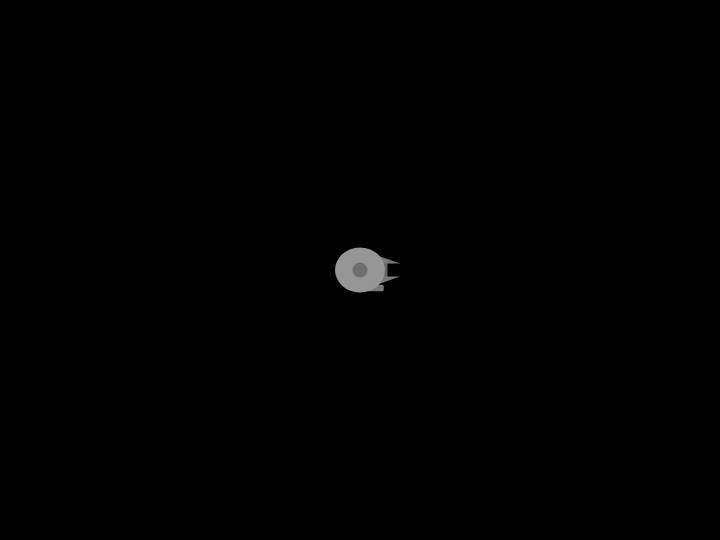
Frame 1 (no input)
Frame 60 (no input): identical to frame 1, image omitted
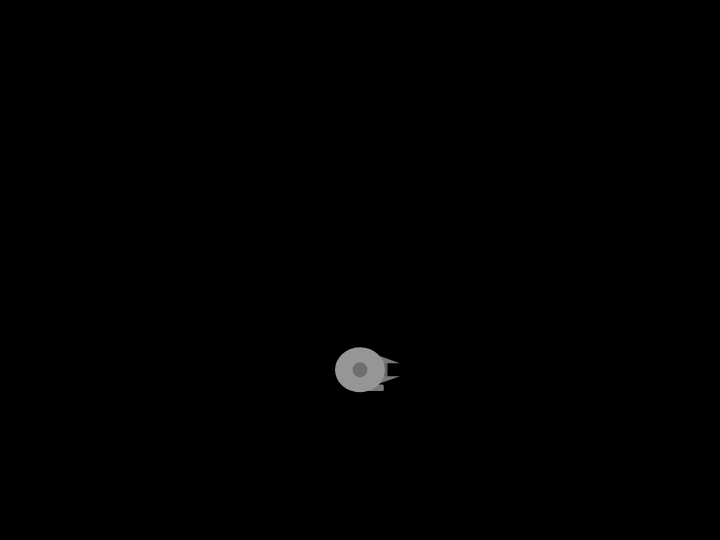
Frame 120 (the mouse pressed at the canvas centre since frame 60)

The p5.js sketch that drew these frames (run headless with seeded random() and noise() and a simulated clock; from frame 60 on, the mouse is pressed at the canvas centre):

// p5.js sketch
// ── sketch.js
var canvasWidth = 720;
var canvasHeight = 540;
var canvas;

class Orb{
  constructor(){
    this.x = canvasWidth/2;
    this.y = canvasHeight/2;
    this.size = 30;
    this.red = 255;
    this.green = 0;
    this.blue = 0;
    this.alpha = 255;
  }
  setPos(x, y){
    this.x = x;
    this.y = y;
  }
  setSize(size){
    this.size = size;
  }
  setColor(red, green, blue, alpha){
    this.red = red;
    this.green = green;
    this.blue = blue;
    this.alpha = alpha;
  }
  show(){
    for (let i = 0; i <= 50; i++){
      noStroke();
      ellipseMode(CENTER);
      fill(i*5 + this.red, i*5 + this.green, i*5 + this.blue, this.alpha - 255 + i*2);
      ellipse(this.x, this.y, this.size - i/2, this.size - i/2);
    }
  }
}

var player;
var angleSpeed = 0;
var angleFacing = 0;

function setup() {
  angleMode(RADIANS);
  canvas = createCanvas(canvasWidth, canvasHeight);
  canvas.position((windowWidth - canvasWidth)/2, (windowHeight - canvasHeight)/2);
  player = new Player();
}

function draw() {
  background(0, 0, 0, 255);
  if (keyIsDown(LEFT_ARROW)){
    angleSpeed = approach(angleSpeed, -0.3, 0.1);
  }
  else if (keyIsDown(RIGHT_ARROW)){
    angleSpeed = approach(angleSpeed, 0.3, 0.1);
  }
  else{
    angleSpeed = approach(angleSpeed, 0, 0.3);
  }
  if (keyIsDown(32)){
    player.go(20);
  }
  //player.moveTo(mouseX, mouseY, 1);
  angleFacing += angleSpeed;
  player.turn(angleFacing);
  player.show();
}

function approach(current, target, speed){
  var change;
  var updated = current;
  var error = target - current;
  change = error*speed;
  updated += change;
  return updated;
}

function facePoint(x, y, action) {
  var angle = atan2((mouseY - y), (mouseX - x));
  push();
  translate(x, y);
  rotate(angle);
  action();
  pop();
}

function drawPlayer(){
  rectMode(CENTER);
  ellipseMode(CENTER);
  scale(0.5);
  noStroke();
  fill(120, 120, 120, 255);
  rect(30, 36, 35, 13, 3, 3);
  fill(100, 100, 100, 255);
  rect(40, 0, 30, 40);
  fill(120, 120, 120, 255);
  triangle(-10, 13, -10, 45, 80, 13);
  triangle(-10, -13, -10, -45, 80, -13);
  fill(150, 150, 150, 255);
  ellipse(0, 0, 100, 90);
  fill(110, 110, 110, 255);
  ellipse(0, 0, 30, 30);
}

function keyTyped(){
  return key;
}
function keyPressed(){
  return keyCode;
}

function mousePressed(){
  player.boostSide(1, 10);
}

function windowResized(){
  canvas = createCanvas(canvasWidth, canvasHeight);
  canvas.position((windowWidth - canvasWidth)/2, (windowHeight - canvasHeight)/2);
}


// ── player.js
class Player{
  constructor(){
    this.x = canvasWidth/2;
    this.y = canvasHeight/2;
    this.pos = createVector(this.x, this.y);
    this.vel = createVector(0, 0);
    this.angle = 0;
  }
  setPos(x, y){
    this.x = x;
    this.y = y;
  }
  moveX(target, speed){
    var speedVal = 0.1*speed;
    this.x = approach(this.x, target, speedVal);
  }
  moveY(target, speed){
    var speedVal = 0.1*speed;
    this.y = approach(this.y, target, speedVal);
  }
  moveTo(targetX, targetY, speed){
    this.moveX(targetX, speed);
    this.moveY(targetY, speed);
  }
  boost(dir, speed){
    var force = p5.Vector.fromAngle(this.angle*dir);
    force.mult(speed*dir);
    this.vel.add(force);
  }
  boostSide(dir, speed){
    var force = p5.Vector.fromAngle((PI/2 + this.angle)*dir);
    force.mult(speed*dir);
    this.vel.add(force);
  }
  go(speed){
    var speedVal = approach(0, speed, 0.03);
    var force = p5.Vector.fromAngle(this.angle);
    force.mult(speedVal);
    this.vel.add(force);
  }
  turn(angle){
    this.angle = angle;
  }
  checkDistFrom(x, y){
    var distVal = dist(this.x, this.y, x, y);
    return distVal;
  }
  update(){
    this.pos.add(this.vel);
    this.vel.mult(0.9);
  }
  show(){
    this.update();
    push();
    translate(this.pos.x, this.pos.y);
    rotate(this.angle);
    drawPlayer();
    pop();
    //facePoint(this.x, this.y, drawPlayer);
  }
}
